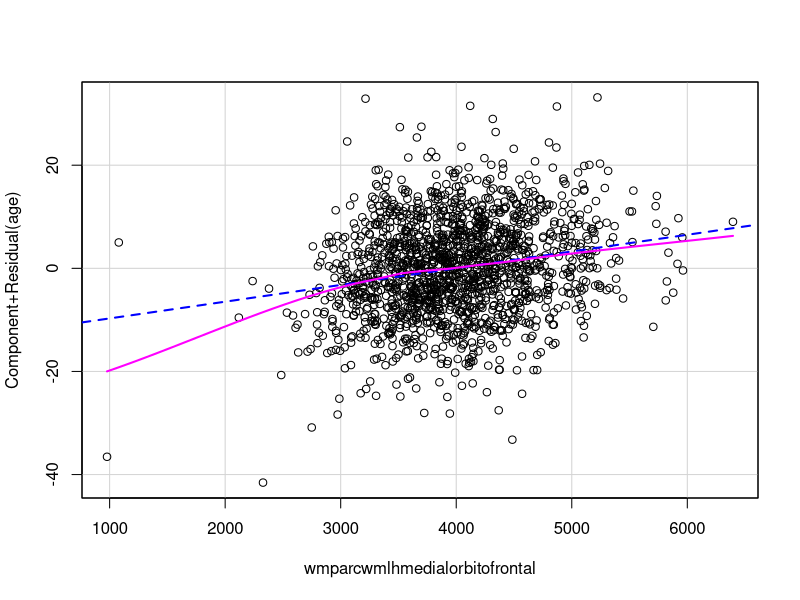
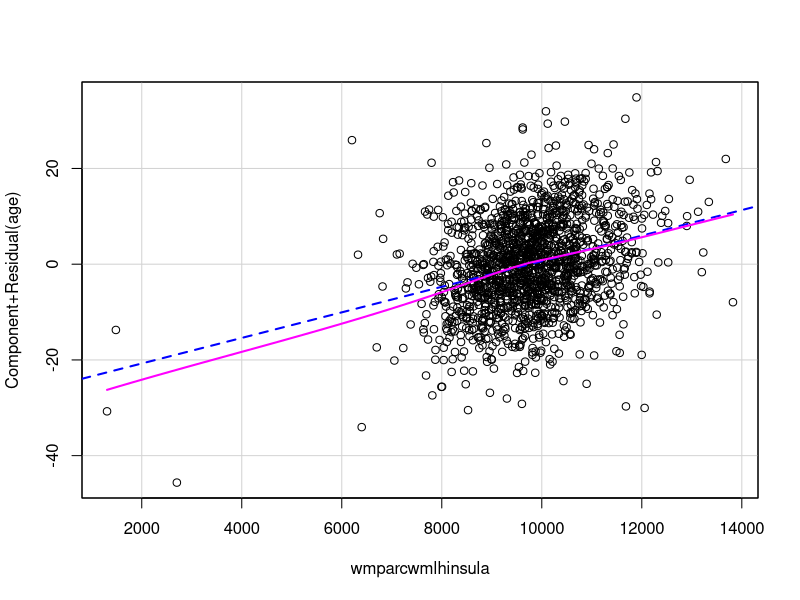

Write R code to recreate these figures, in order. (Note: this script raises an error after producing the figures.)
## ---- chunk 1
## prepare the complete data
fulldata = read.csv('train_complete_data.csv')
dim(fulldata)
## ---- chunk 2
library(car)

lm_basic <- lm(age ~ wmparcwmlhmedialorbitofrontal + wmparcwmlhinsula + sex + rhGrayVolsuperiorfrontal + asegLeftThalamus + asegLeftPutamen + asegBrainStem + asegRightCerebellumCortex + asegOpticChiasm + lhThickAvglateraloccipital + lhMeanCurvprecentral, data = fulldata)

leverage <- hatvalues(lm_basic)

print(max(leverage))

## ---- chunk 3
library(car)

lm_basic <- lm(age ~ wmparcwmlhmedialorbitofrontal + wmparcwmlhinsula  + sex + rhGrayVolsuperiorfrontal + asegLeftThalamus + asegLeftPutamen + asegBrainStem + asegRightCerebellumCortex + asegOpticChiasm + lhThickAvglateraloccipital + lhMeanCurvprecentral, data = fulldata)
crPlot(lm_basic, variable = "wmparcwmlhmedialorbitofrontal")
crPlot(lm_basic, variable = "wmparcwmlhinsula")
## ---- chunk 4
#test for all the interaction, using BIC
step(lm(age ~ wmparcwmlhmedialorbitofrontal + wmparcwmlhinsula  + sex + rhGrayVolsuperiorfrontal + asegLeftThalamus + asegLeftPutamen + asegBrainStem + asegRightCerebellumCortex + asegOpticChiasm + lhThickAvglateraloccipital + lhMeanCurvprecentral, data=fulldata), scope = age ~ (wmparcwmlhmedialorbitofrontal + wmparcwmlhinsula  + sex+ rhGrayVolsuperiorfrontal + asegLeftThalamus + asegLeftPutamen + asegBrainStem + asegRightCerebellumCortex + asegOpticChiasm + lhThickAvglateraloccipital + lhMeanCurvprecentral)^2, direction = "forward", test = "F",k=log(1596), trace = 0)

## ---- chunk 5
base_model_interact = lm(age^{0.75} ~ wmparcwmlhmedialorbitofrontal + wmparcwmlhinsula + 
    sex + rhGrayVolsuperiorfrontal + asegLeftThalamus + asegLeftPutamen + 
    asegBrainStem + asegRightCerebellumCortex + asegOpticChiasm + 
    lhThickAvglateraloccipital + lhMeanCurvprecentral + asegBrainStem:asegOpticChiasm + 
    rhGrayVolsuperiorfrontal:asegLeftPutamen + wmparcwmlhinsula:rhGrayVolsuperiorfrontal, 
    data = fulldata)
summary(base_model_interact)

## ---- chunk 6
## model Diagnostic
library(MASS)
boxcox(lm(age ~ wmparcwmlhmedialorbitofrontal + wmparcwmlhinsula + 
    sex + rhGrayVolsuperiorfrontal + asegLeftThalamus + asegLeftPutamen + 
    asegBrainStem + asegRightCerebellumCortex + asegOpticChiasm + 
    lhThickAvglateraloccipital + lhMeanCurvprecentral + asegBrainStem:asegOpticChiasm + 
    rhGrayVolsuperiorfrontal:asegLeftPutamen + wmparcwmlhinsula:rhGrayVolsuperiorfrontal, 
    data = fulldata))
## ---- chunk 7
## model Diagnostic separate residual
library(ggplot2)
drawdata = fulldata
# 将type和sex变量的值替换为对应的标签
drawdata$type <- ifelse(drawdata$type == 0, "GE", "Siemens")
drawdata$sex <- ifelse(drawdata$sex == 0, "female", "male")

ggplot(drawdata, aes(x = base_model_interact$fitted.values, y = rstudent(base_model_interact))) +
  geom_point() +
  facet_grid(sex ~ type) +
  geom_smooth(method = 'lm') +labs(x = "Age (years)", y = "Studentized Residuals") +
  geom_hline(yintercept = 0, col = 2)

## ---- chunk 8
library(ggplot2)

drawdata <- fulldata

# Replace type and sex variable values with corresponding labels
drawdata$type <- ifelse(drawdata$type == 0, "GE", "Siemens")
drawdata$sex <- ifelse(drawdata$sex == 0, "female", "male")

ggplot(drawdata, aes(x = base_model_interact$fitted.values, y = rstudent(base_model_interact))) +
  geom_point() +
  facet_grid(. ~ sex) +  # Exclude the "type" variable from the facet_grid
  geom_smooth(method = 'lm') +
  labs(x = "Age (years)", y = "Studentized Residuals") +
  geom_hline(yintercept = 0, col = 2)

## ---- chunk 9
## model Diagnostic Total residual plot,component plus residual plot

ggplot(drawdata, aes(x = base_model_interact$fitted.values, y = rstudent(base_model_interact))) +
  geom_point() +
  geom_smooth(method = 'lm') +labs(x = "Age (years)", y = "Studentized Residuals") 


 
## ---- chunk 10
#model diagnostic
# Normal QQ plot
qqnorm(rstudent(base_model_interact))
qqline(rstudent(base_model_interact))

## ---- chunk 11
# Assuming your data is stored in a variable called 'data'
# Replace 'data' with the name of your actual dataset

# Specify the theoretical distribution to compare against
# For example, if testing against a normal distribution:
theoretical_dist <- rnorm(length(residuals(base_model_interact)), mean = 0, sd = 2.679)

# Perform Kolmogorov-Smirnov test
ks_test <- ks.test(residuals(base_model_interact), theoretical_dist)

# Print the test statistic and p-value
print(ks_test)

# Extract the p-value for further analysis
p_value <- ks_test$p.value

# Check the test result using a significance level (e.g., 0.05)
if (p_value < 0.05) {
  print("The data significantly deviates from the theoretical distribution (reject the null hypothesis)")
} else {
  print("The data does not significantly deviate from the theoretical distribution (fail to reject the null hypothesis)")
}
## ---- chunk 12
## influential point and outlier
plot(cooks.distance(base_model_interact ))
abline(h=qf(0.5, 14+1,1596 -14-1), col="red")
## ---- chunk 13
print(max(cooks.distance(base_model_interact)))
